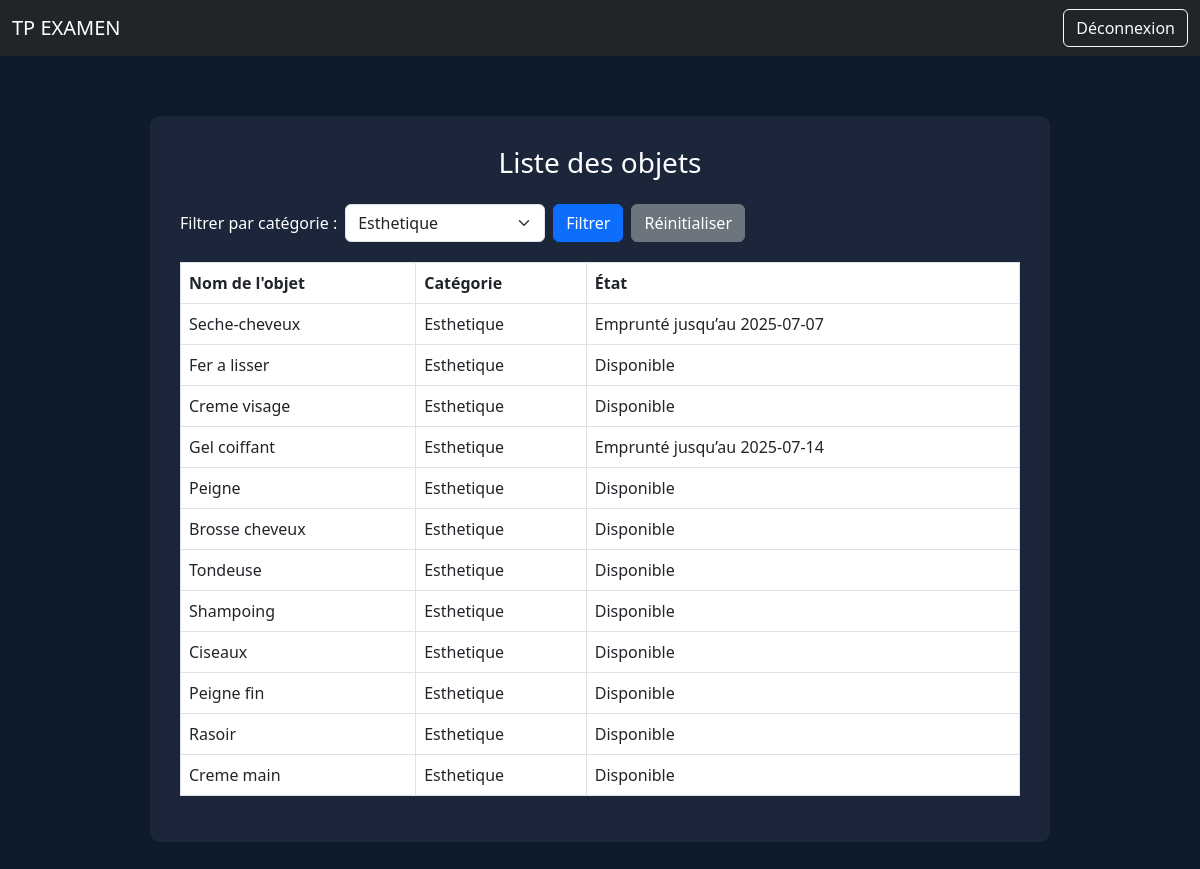
The app's page /liste_objet.php?categorie=1 with its own data.
### tables this page shows
CREATE TABLE objet (
    id_objet int PRIMARY KEY auto_increment,
    nom_objet VARCHAR (100),
    id_categorie int ,
    id_membre int

);

CREATE TABLE categorie_objet(
    id_categorie int PRIMARY KEY auto_increment,
    nom_categorie VARCHAR (100)
);

CREATE TABLE emprunt (
    id_emprunt int PRIMARY KEY auto_increment,
    id_objet int,
    id_membre int,
    date_emprunt date ,
    date_retour date

);

### liste_objet.php (the view, shortened to what this page needs)
<?php
require 'db.php';
$categorie_filter = $_GET['categorie'] ?? '';
$sql_categories = "SELECT id_categorie, nom_categorie FROM categorie_objet";
$result_categories = mysqli_query($dataBase, $sql_categories);
if ($categorie_filter && is_numeric($categorie_filter)) {
    $sql = "SELECT o.nom_objet, c.nom_categorie, e.date_retour
            FROM objet o
            JOIN categorie_objet c ON o.id_categorie = c.id_categorie
            LEFT JOIN emprunt e ON o.id_objet = e.id_objet
            WHERE c.id_categorie = $categorie_filter";
} else {
    $sql = "SELECT o.nom_objet, c.nom_categorie, e.date_retour
            FROM objet o
            JOIN categorie_objet c ON o.id_categorie = c.id_categorie
            LEFT JOIN emprunt e ON o.id_objet = e.id_objet";
}
$result = mysqli_query($dataBase, $sql);
?>
<!DOCTYPE html>
<html lang="fr">
<head>
  <link rel="stylesheet" href="https://cdn.jsdelivr.net/npm/bootstrap@5.3.0/dist/css/bootstrap.min.css">
</head>
<body>
<nav class="navbar navbar-dark bg-dark">
  <div class="container-fluid">
    <a class="navbar-brand" href="#">TP EXAMEN</a>
    <a class="btn btn-outline-light" href="logout.php">Déconnexion</a>
  </div>
</nav>
<div class="container">
  <h3 class="text-center mb-4">Liste des objets</h3>
  <form method="GET" class="filter-form d-flex align-items-center gap-2">
    <label for="categorie" class="form-label mb-0 text-white">Filtrer par catégorie :</label>
    <select name="categorie" id="categorie" class="form-select" style="max-width: 200px;">
      <?php while ($cat = mysqli_fetch_assoc($result_categories)) : ?>
        <option value="<?= $cat['id_categorie'] ?>" <?= ($cat['id_categorie'] == $categorie_filter) ? 'selected' : '' ?>>
          <?= htmlspecialchars($cat['nom_categorie']) ?>
        </option>
      <?php endwhile; ?>
    </select>
    <button type="submit" class="btn btn-primary">Filtrer</button>
    <?php if ($categorie_filter): ?>
      <a href="liste_objet.php" class="btn btn-secondary">Réinitialiser</a>
    <?php endif; ?>
  </form>
  <table class="table table-bordered">
    <thead>
      <tr>
        <th>Nom de l'objet</th>
        <th>Catégorie</th>
        <th>État</th>
      </tr>
    </thead>
    <tbody>
      <?php if (mysqli_num_rows($result) > 0): ?>
        <?php while ($objet = mysqli_fetch_assoc($result)) : ?>
          <tr>
            <td><?= htmlspecialchars($objet['nom_objet']) ?></td>
            <td><?= htmlspecialchars($objet['nom_categorie']) ?></td>
            <td>
              <?= $objet['date_retour'] ? " Emprunté jusqu’au " . htmlspecialchars($objet['date_retour']) : " Disponible" ?>
            </td>
          </tr>
        <?php endwhile; ?>
      <?php else: ?>
        <tr><td colspan="3" class="text-center">Aucun objet trouvé pour cette catégorie.</td></tr>
      <?php endif; ?>
    </tbody>
  </table>
</div>
</body>
</html>

### liste_objet.php (style rules this page uses)
body { background-color: #0d1b2a; color: white; }
.container { max-width: 900px; margin: 60px auto; background-color: #1b263b; padding: 30px; border-radius: 10px; }
.table thead { background-color: #0077b6; color: white; }
.table tbody tr { background-color: #f8f9fa; color: black; }
.filter-form { margin-bottom: 20px; }

### records on screen
objet: nom_objet "Seche-cheveux", id_categorie.nom_categorie "Esthetique", emprunt.date_retour "2025-07-07"
objet: nom_objet "Fer a lisser", id_categorie.nom_categorie "Esthetique", shows "Disponible"
objet: nom_objet "Creme visage", id_categorie.nom_categorie "Esthetique", shows "Disponible"
objet: nom_objet "Gel coiffant", id_categorie.nom_categorie "Esthetique", emprunt.date_retour "2025-07-14"
objet: nom_objet "Peigne", id_categorie.nom_categorie "Esthetique", shows "Disponible"
objet: nom_objet "Brosse cheveux", id_categorie.nom_categorie "Esthetique", shows "Disponible"
objet: nom_objet "Tondeuse", id_categorie.nom_categorie "Esthetique", shows "Disponible"
objet: nom_objet "Shampoing", id_categorie.nom_categorie "Esthetique", shows "Disponible"
objet: nom_objet "Ciseaux", id_categorie.nom_categorie "Esthetique", shows "Disponible"
objet: nom_objet "Peigne fin", id_categorie.nom_categorie "Esthetique", shows "Disponible"
objet: nom_objet "Rasoir", id_categorie.nom_categorie "Esthetique", shows "Disponible"
objet: nom_objet "Creme main", id_categorie.nom_categorie "Esthetique", shows "Disponible"

### other values on screen
form field categorie "Esthetique"
